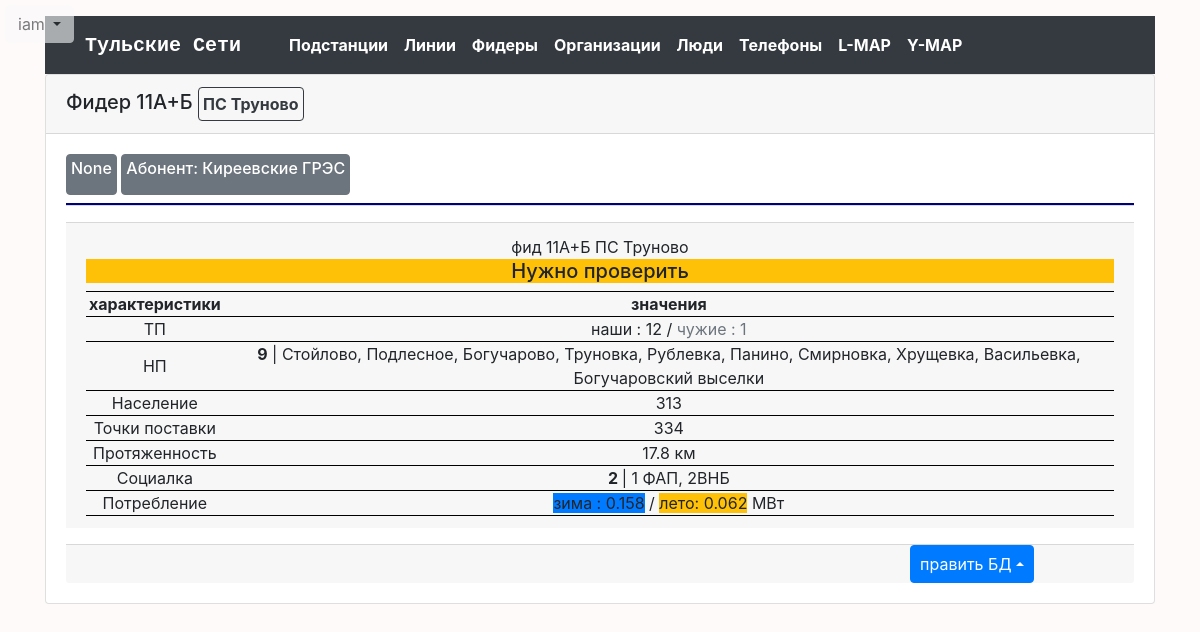
Page /feeder/1058/ (signed in) on the committed database.
### tula_net/models.py (models this page shows, shortened)
class Feeder(models.Model):
    name = models.CharField(max_length=128, verbose_name='Название фидера')
    try_number_name = models.SmallIntegerField(blank=True, null=True)
    substation = models.ForeignKey(Substation, related_name='feeders', on_delete=models.CASCADE, verbose_name='ПС')
    section = models.ForeignKey(Section, related_name='feeders', on_delete=models.CASCADE, verbose_name='СкШ',
                                blank=True, null=True)
    subscriber = models.ForeignKey(Subscriber, related_name='feeders', on_delete=models.SET_NULL,
                                   verbose_name='абонент', blank=True, null=True)
    attention = models.BooleanField(verbose_name='!!!', default=False)
    in_reserve = models.BooleanField(default=False, verbose_name='Резервный')
    region = models.ForeignKey(Region, verbose_name='Участок', related_name='feeders',
                               on_delete=models.SET_NULL, blank=True, null=True)
    description = models.TextField(verbose_name='Описение', blank=True, null=True)
    def __str__(self):
        return ' '.join(('фид', str(self.name), 'ПС', str(self.substation)))
    class Meta:
        verbose_name = "фидер"
        verbose_name_plural = "фидера"
        ordering = ['in_reserve', 'section', 'try_number_name', 'name']

class Substation(models.Model):
    number = models.PositiveSmallIntegerField(verbose_name='Номер ПС', unique=True)
    name = models.CharField(max_length=32, verbose_name='Название ПС', unique=True)
    voltage_h = models.ForeignKey(
        ClassVoltage, verbose_name='напряжение высокое', related_name='ps_volt_h',
        blank=True, null=True, on_delete=models.PROTECT)
    voltage_m = models.ForeignKey(
        ClassVoltage, verbose_name='напряжение среднее', related_name='ps_volt_m',
        blank=True, null=True, on_delete=models.PROTECT)
    voltage_l = models.ForeignKey(
        ClassVoltage, verbose_name='напряжение низкое', related_name='ps_volt_l',
        blank=True, null=True, on_delete=models.PROTECT)
    alien = models.BooleanField(verbose_name='чужая?')
    owner = models.ForeignKey('Subscriber', related_name='substations', verbose_name='Владелец',
                              on_delete=models.SET_NULL, blank=True, null=True)
    group = models.ForeignKey(Group, related_name='substations', verbose_name='Группа',
                              on_delete=models.CASCADE)
    location = models.TextField(verbose_name='Расположение', blank=True)
    region = models.ForeignKey(Region, verbose_name='Участок', related_name='substations',
                               on_delete=models.SET_NULL, blank=True, null=True)
    description = models.TextField(verbose_name='Описение', blank=True)
    def get_absolute_url(self):
        return reverse('substation', kwargs={'pk': self.pk})
    def __str__(self):
        return self.name
    class Meta:
        verbose_name = "Подстанция"
        verbose_name_plural = "Подстанции"
        ordering = ['number']

class Subscriber(models.Model):
    name = models.CharField(max_length=128, verbose_name='Название организации', unique=True)
    short_name = models.CharField(max_length=16, verbose_name='Назв орган сокращ', blank=True, null=True)
    ours = models.BooleanField(verbose_name='наши')
    year_update = models.PositiveSmallIntegerField(verbose_name='Списки обновлены', blank=True, null=True)
    description = models.TextField(verbose_name='Описение', blank=True)
    region = models.ForeignKey(
        Region, verbose_name='участок', default=2, blank=True, null=True, on_delete=models.SET_NULL)
    def get_absolute_url(self):
        return reverse('subscriber', kwargs={'pk': self.pk})
    def __str__(self):
        return self.name
    class Meta:
        verbose_name = "организация"
        verbose_name_plural = "организации"
        ordering = ['-ours', 'name']

class Feeder_characteristic(models.Model):
    feeder_name = models.CharField(max_length=64, verbose_name='Название фидера')
    substation_name = models.CharField(max_length=64, verbose_name='Название ПС')
    feeder = models.OneToOneField(Feeder, related_name="character", on_delete=models.SET_NULL,
                                  null=True, blank=True, verbose_name='фидер')
    length = models.FloatField(verbose_name='Протяженность', blank=True, null=True)
    tp_our_num = models.PositiveSmallIntegerField(blank=True, verbose_name='ТП наши: количество', null=True)
    tp_alien_num = models.PositiveSmallIntegerField(blank=True, verbose_name='ТП чужие: количество', null=True)
    villages_num = models.PositiveSmallIntegerField(blank=True, verbose_name='НП количество', null=True)
    villages_names = models.TextField(blank=True, verbose_name='НП названия', null=True)
    power_winter = models.FloatField(verbose_name='Зима МВт', blank=True, null=True)
    power_summer = models.FloatField(verbose_name='Лето МВт', blank=True, null=True)
    population = models.PositiveSmallIntegerField(blank=True, verbose_name='Население', null=True)
    points = models.PositiveSmallIntegerField(blank=True, verbose_name='Точки поставки', null=True)
    social_num = models.PositiveSmallIntegerField(blank=True, verbose_name='Социалка кол-во', null=True)
    social_names = models.TextField(blank=True, verbose_name='Социалка тип', null=True)
    checked = models.BooleanField(verbose_name='соответствует', default=False)
    class Meta:
        unique_together = ('feeder_name', 'substation_name')
        verbose_name = "характеристика фидера"
        verbose_name_plural = "х-ки фидеров"

### tula_net/views.py (the view)
# urls.py: path('feeder/<int:pk>/', OneFeederView.as_view(), name='feeder'),
class OneFeederView(DetailView):
    template_name = 'tula_net/feeder.html'
    context_object_name = 'feeder'
    def get_queryset(self):
        return Feeder.objects.select_related('subscriber', 'section', 'substation', 'character'). \
            prefetch_related('subscriber__phones', 'subscriber__persons__phones')

### tula_net/context_processors.py (called while the page is built)
def add_titles(request):
    return {
        'title': 'Тульские Сети',
        'title_add': 'Добавить',
        'title_upd': 'Редактировать',
        'title_del': 'Удалить',
        'title_feeder': 'фидер',
        'title_substation': 'подстанцию',
        'title_subscriber': 'организацию',
        'title_phone': 'телефон',
        'title_person': 'лицо',
        'title_section': 'секцию',
        'title_line': 'линию',
        'title_char': 'характеристики фидера',
    }

def logik(request):
    return {
        'current_year': datetime.now().year,
        'logik_metod': request.path[1:5],
        'logik_obj': request.path[4:10],
        'logik_add': 'add_',
        'logik_upd': 'upd_',
        'logik_del': 'del_',
        'logik_feeder': '_feede',
        'logik_substation': '_subst',
        'logik_subscriber': '_subsc',
        'logik_phone': '_phone',
        'logik_person': '_perso',
        'logik_section': '_secti',
        'logik_line': '_line/',
        'logik_char': '_chara'
    }

def signs(request):
    return {
        'context_menu': {
            'substations': 'Подстанции',
            'lines': 'Линии',
            'sfeeders': 'Фидеры',
            'subscribers': 'Организации',
            'persons': ' Ответственные лица',
            'phones': 'Телефоны',
            'map': 'L-MAP',
            'y-map': 'Y-MAP',
        }
    }

def class_volt(request):
    return {
        'feeder_6': "btn btn-light border-success px-3 py-0 mx-1",
        'feeder_10': "btn btn-light border-primary px-3 py-0 mx-1",
        'feeder_x': "btn btn-secondary px-3 py-0 mx-1",
        'line_35': "border-danger btn btn-dark py-0 px-4 m-1 vl-border",
        'line_110': 'border-warning btn btn-dark py-0 px-4 m-1 vl-border',
        'line_x': 'btn btn-secondary py-0 px-4 m-1',
    }

### tula_net/templates/tula_net/feeder.html (shortened to what this page needs)
{% extends 'base.html' %}
{% block cards1 %}
<div class="card">
  <h5 class="card-header">Фидер {{ feeder.name }}
      <a href="{{ feeder.substation.get_absolute_url }}" class="btn btn-outline-dark mx-auto  p-1"> <b>ПС {{ feeder.substation }}</b> </a>
  </h5>
  <div class="card-body">
      <a href="{{ feeder.section.get_absolute_url }}" class="btn btn-secondary p-1">
          <h6 class="card-title">{{ feeder.section }}</h6>
      </a>
      <a href="{{ feeder.subscriber.get_absolute_url }}" class="btn btn-secondary p-1">
          <h6 class="card-title">Абонент: {{ feeder.subscriber }}</h6>
      </a>
        <hr class="p-0 m-0"  color="#00008B" >
      <div class="my-0 card-header p-0"></div>
        <div class="my-3 card-footer text-center">
            {{ feeder.character.feeder }}
            {% if feeder.character.checked %}
            <h5 class="bg-success">Проверено</h5>
            {% else %}
            <h5 class="bg-warning">Нужно проверить</h5>
            {% endif %}
            <table class="m-auto">
                <thead>
                <tr>
                    <th>характеристики</th>
                    <th>значения</th>
                </tr>
                </thead>
                <tbody>
                    <tr>
                        <td>ТП</td>
                        <td> наши : {{ feeder.character.tp_our_num }} /
                            <span class="text-secondary">чужие : {{ feeder.character.tp_alien_num }}</span></td>
                    </tr>
                    <tr>
                        <td>НП</td>
                        <td><b>{{ feeder.character.villages_num }}</b> | {{ feeder.character.villages_names }} </td>
                    </tr>
                    <tr>
                        <td>Население</td>
                        <td> {{ feeder.character.population }}</td>
                    </tr>
                    <tr>
                        <td>Точки поставки</td>
                        <td>{{ feeder.character.points }}</td>
                    </tr>
                    <tr>
                        <td>Протяженность</td>
                        <td>{{ feeder.character.length }} км</td>
                    </tr>
                    <tr>
                        <td>Социалка</td>
                        {% if feeder.character.social_num %}
                        <td><b>{{ feeder.character.social_num }} </b>| {{ feeder.character.social_names }}</td>
                        {% else %}
                        <td>Социалки нет </td>
                        {% endif %}
                    </tr>
                {% if feeder.character.power_winter %}
                <tr>
                    <td>Потребление</td>
                    <td> <span class="bg-primary">зима : {{ feeder.character.power_winter }}</span> /
                        <span class="bg-warning">лето: {{ feeder.character.power_summer }}</span> МВт</td>
                </tr>
                {% endif %}
                </tbody>
            </table>
      </div>
            <div class="card-footer text-right py-0 px-5">
                <div class="btn-group dropup mx-5 px-1">
                  <button type="button" class="btn btn-primary dropdown-toggle dropdown-toggle-split" data-toggle="dropdown" aria-haspopup="true" aria-expanded="false">
                    править БД<span class="sr-only">Toggle Dropdown</span>
                  </button>
                </div>
            </div>
  </div>
</div>
{% endblock %}

### templates/incl/_user_bar.html (shortened to what this page needs)
<div class="btn-group user_bar">
  <button type="button" class="btn btn-light dropdown-toggle " data-toggle="dropdown" aria-haspopup="true" aria-expanded="false">
    {{ request.user }}
  </button>
</div>

### Tula_Networks/static/css/style.css (style rules this page uses)
body { background-color: #FFFAFA; }
.user_bar { z-index: 999999; position: fixed; left: 5px; top: 5px; opacity: 0.6; }

### tula_net/templates/tula_net/feeder.html (style rules this page uses)
table { border-collapse: collapse; }
table th, table td { padding: 0 3px; }
table tr { border-top: 1px solid #000; border-bottom: 1px solid #000; }
table tr td:last-child { text-align: center; }
table tbody { border-top: 1px solid #000; border-bottom: 1px solid #000; }

### rows in the picture
Feeder: name "11А+Б", substation "Труново", section "None", subscriber "Киреевские ГРЭС", character.feeder "фид 11А+Б ПС Труново", character.tp_our_num "12", character.tp_alien_num "1", character.villages_num "9", character.villages_names "Стойлово, Подлесное, Богучарово, Труновка, Рублевка, Панино, Смирновка, Хрущевка, Васильевка, Богучаровский выселки", character.population "313", character.points "334", character.length "17.8", character.social_num "2", character.social_names "1 ФАП, 2ВНБ", character.power_winter "0.158", character.power_summer "0.062"

### other values in the picture
{{ request.user }} "iam"
